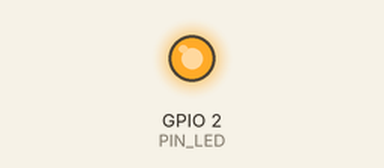
The program below on a simulated ESP32. Shown: output pins drawn as LEDs (lit = HIGH). Nothing arrives over Bluetooth unless stated; what the program prints to the serial monitor is not drawn.

Above: at 0.1 s.
Timing chart, 0 to 1.6 s (numbered marks = the images above):
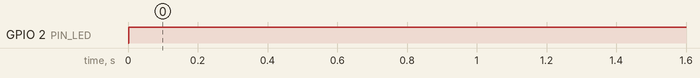

The program:

main.cpp
```cpp
#include <BluetoothSerial.h>

#if !defined(CONFIG_BT_ENABLED) || !defined(CONFIG_BLUEDROID_ENABLED)
#error Bluetooth is not enabled! Please run `make menuconfig` to and enable it
#endif

#if !defined(CONFIG_BT_SPP_ENABLED)
#error Serial Bluetooth not available or not enabled. It is only available for the ESP32 chip.
#endif

#define PIN_LED 2

BluetoothSerial SerialBT;
uint8_t address[6]  = {0x4c, 0xeb, 0xd6, 0x43, 0xe2, 0x8a};

bool connected = false;


void setup() {
  pinMode(PIN_LED, OUTPUT);

  Serial.begin(115200);
  Serial.println("\n============ TSAFE SENSOR ============");

  // Bluetooth module
  if (!SerialBT.begin("TSAFE-SENSOR", true)) {
    Serial.println("! Couldn't start BluetoothSerial");
    abort();
  }
  SerialBT.setPin("0000");

  Serial.println("? Bluetooth ready");
  connected = false;
}


static void try_connect()
{
  Serial.println("? Connecting to display module...");

  digitalWrite(PIN_LED, LOW);
  if (SerialBT.connect(address)) {
    connected = true;
    digitalWrite(PIN_LED, HIGH);
    Serial.println("? Connected!");
    return;
  }

  digitalWrite(PIN_LED, HIGH);
  delay(100);
  digitalWrite(PIN_LED, LOW);
  delay(100);
}


static void handle_connection()
{
  if (!SerialBT.connected()) {
    connected = false;
    Serial.println("! Disconnected from display module");
    return;
  }

  if (Serial.available()) {
    SerialBT.write(Serial.read());
  }
}


void loop() {
  if (connected)
    handle_connection();
  else
    try_connect();
}
```

Measured:
- by itself, GPIO 2 (PIN_LED): LOW → HIGH at 0.00 s
